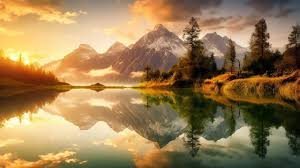
#> input picture Opencv_ile_Image_Temelleri/media/manzara.jpeg, 300 x 168 px
$ jupyter execute cizim_islemleri_alist.ipynb
#> lines starting #> are read from the running program, lines starting #| are printed output that depends on the picture
[cell 1]
import numpy as np
import matplotlib.pyplot as plt
import cv2
import os

[cell 2]
path = os.path.join(os.getcwd(), "media", "manzara.jpeg")
img =cv2.imread(path)
#> img is the input picture: shape (168, 300, 3); mean B, G, R 82.2, 125.2, 154.3
img = cv2.cvtColor(img, cv2.COLOR_BGR2RGB)
plt.imshow(img)
#kare cizilmesi

[cell 3]
cv2.rectangle(img,pt1=(75,70),pt2=(120,90),color=(255,0,0),thickness=2)
plt.imshow(img)

[cell 4]
cv2.flip(img,0)
plt.imshow(img)

[cell 5]
plt.imshow(img)

[cell 6]
noktalar=np.array([[200,20],[225,60],[175,60]],dtype=np.int32)
cv2.polylines(img,[noktalar],isClosed=True,color=(0,0,255),thickness=2)
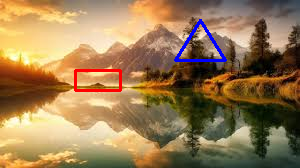
#> img: shape (168, 300, 3); mean R, G, B 153.3, 123, 82.9
plt.imshow(img)

[cell 7]
def daire_ciz(event,x,y,flags,param):
    if event==cv2.EVENT_LBUTTONDOWN:
        cv2.circle(img,(x,y),50,(0,0,255),2)
    elif event==cv2.EVENT_RBUTTONDBLCLK:
        cv2.circle(img,(x,y),50,(0,255,0),2)

cv2.namedWindow("Image")

img=cv2.imread(path)
cv2.setMouseCallback("Image",daire_ciz)

while True:
    cv2.imshow("Image",img)
    if cv2.waitKey(1) & 0xFF==27:
#> (key Esc is pressed here)
